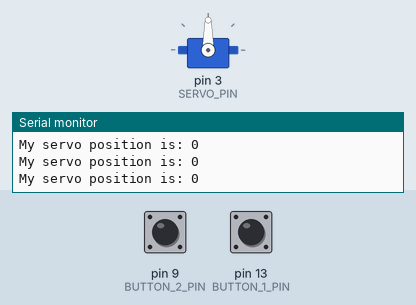
A sketch run on a simulated Arduino Uno, built with avr-gcc and run on an emulated ATmega328P. Parts: servo, the last lines printed to the serial monitor. Inputs (shaded band) come from the test bench; at power-on: pin 9 (BUTTON_2_PIN) LOW, pin 13 (BUTTON_1_PIN) LOW.

Above: at 1.2 s.
1.3 s: pin 9 (BUTTON_2_PIN) pulled HIGH for 1 s
3.8 s: pin 13 (BUTTON_1_PIN) pulled HIGH for 3.2 s
At 4.27 s:
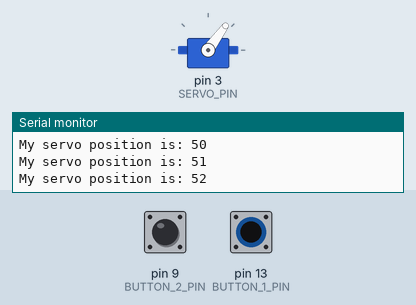
8.5 s: pin 9 (BUTTON_2_PIN) pulled HIGH for 3.2 s
14.7 s: pin 13 (BUTTON_1_PIN) pulled HIGH for 0.15 s
At 16.0 s:
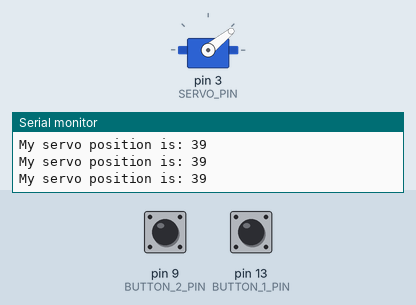
17.8 s: pin 9 (BUTTON_2_PIN) driven HIGH and pin 13 (BUTTON_1_PIN) driven HIGH
At 20.6 s:
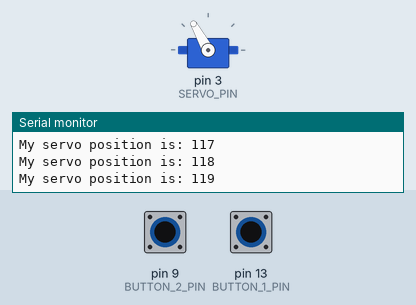
20.8 s: pin 9 (BUTTON_2_PIN) driven LOW and pin 13 (BUTTON_1_PIN) driven LOW
At 22.3 s:
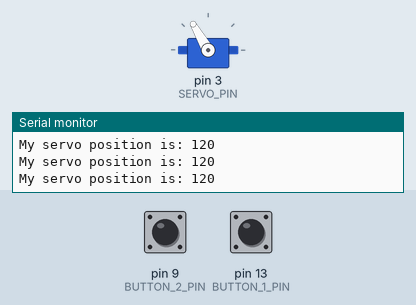
Timing chart, 0 to 23.8 s (numbered marks = the images above; inputs shaded):
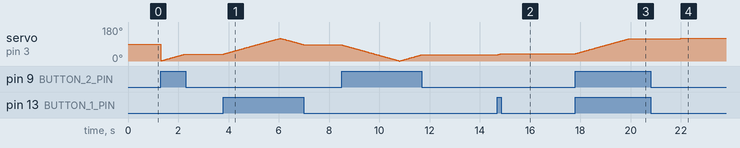

The sketch:

oefening_5.ino
```cpp
#include <Servo.h>

// Vaste variabelen instellen:
const int BUTTON_1_PIN = 13;
const int BUTTON_2_PIN = 9;
const int SERVO_PIN = 3;
const int SERVO_NORMAL_MOVE_DELAY = 8;
const int SERVO_FAST_MOVE_DELAY = 4;

// Variabelen:
Servo servoMotor;
int servoPosition = 0;
bool shouldMoveForward = true;

void setup() {
  Serial.begin(9600);

  // Servo motor 'starten' op pin 3.
  servoMotor.attach(SERVO_PIN);

  // Pin modes instellen op input.
  pinMode(BUTTON_1_PIN, INPUT);
  pinMode(BUTTON_2_PIN, INPUT);
}

void loop() {
  // Debug:
  Serial.print("My servo position is: ");
  Serial.println(servoPosition);

  bool isButton1Pressed = digitalRead(BUTTON_1_PIN);
  bool isButton2Pressed = digitalRead(BUTTON_2_PIN);

  if (isButton1Pressed && isButton2Pressed) { // Beide knoppen zijn ingedrukt.
    moveServoMotor(true);
    delay(SERVO_NORMAL_MOVE_DELAY); // 120 keer 8 is 960. Dus ongv 1 seconde.
  } else if (isButton1Pressed) { // Alleen knop 1 is ingedrukt.
    moveServoMotor(false);
    delay(SERVO_NORMAL_MOVE_DELAY); // 120 keer 8 is 960. Dus ongv 1 seconde.
  } else if (isButton2Pressed) { // Alleen knop 2 is ingedukt.
    moveServoMotor(false);
    delay(SERVO_FAST_MOVE_DELAY); // 120 * 4 = 480. ongv 0.5 seconde.
  }

}

void moveServoMotor(bool pausesInMiddle) {

  if (shouldMoveForward) {

    servoPosition++;

    if (servoPosition >= 120) { // Maximaal is bereikt.
      shouldMoveForward = false; // Status op achteruit zetten.

      // Als de servo motor moet pauzeren na gaan van 0 naar 120.
      if (pausesInMiddle) {
        delay(2000); // 2 seconden wachten.
      }

    }

  } else {

    servoPosition--;

    if (servoPosition <= 0) { // Minimaal is bereikt.
      shouldMoveForward = true; // Status op vooruit zetten.

      // Als de servo motor moet pauzeren na gaan van 120 naar 0.
      if (pausesInMiddle) {
        delay(2000); // 2 seconden wachten.
      }
    }

  }

  servoMotor.write(servoPosition);

}
```

Measured:
- after the input at 3.8 s, servo on pin 3 (SERVO_PIN): rises from 37° to 120° in 2.2 s, then falls to 86° in 0.94 s
- after the input at 14.7 s, servo on pin 3 (SERVO_PIN): 33° → 39° at once
- after the input at 17.8 s, servo on pin 3 (SERVO_PIN): moves from 39° to 119° over 2.2 s, starting at once
- after the input at 20.8 s, servo on pin 3 (SERVO_PIN): goes on until 22.0 s, then stays 120°
